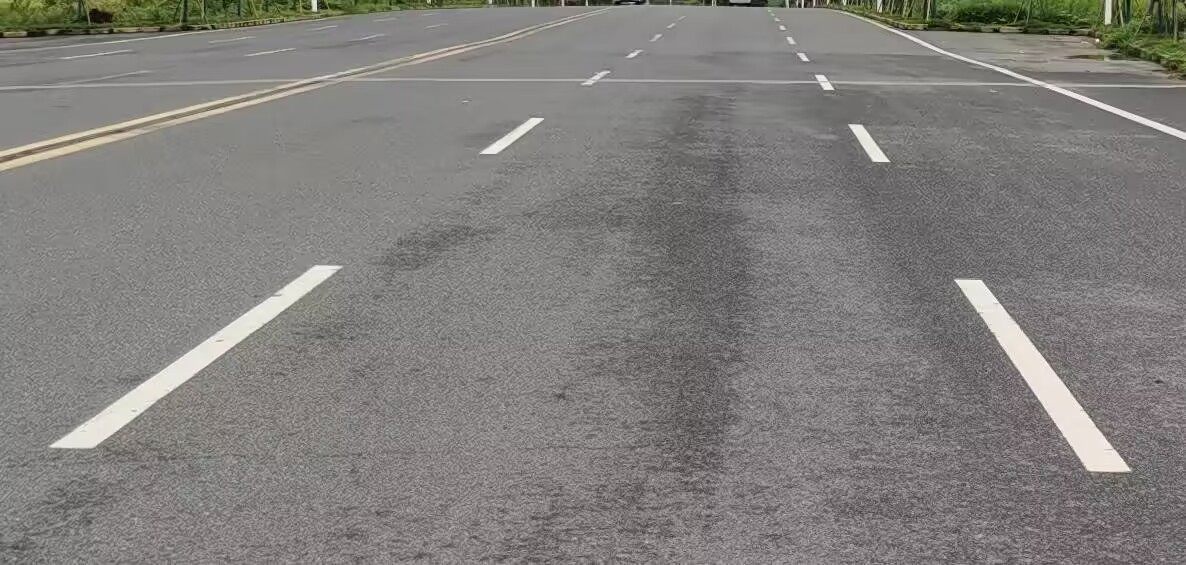
#> input picture 褚周涛+2023217624/test2_Lane_Detection/input.jpg, 1186 x 565 px
$ python lane_detection.py
#> lines starting #> are read from the running program, lines starting #| are printed output that depends on the picture; after the words box and inside, x2 and y2 are one past the last pixel; in counts of white or black regions, pixels touching at a corner belong together
import cv2
import numpy as np
import json
import os


class LaneDetector:
    # 车道线检测器类
    def __init__(self, config_path="lane_config.json"):
        """
        初始化检测器，加载配置参数
        config_path: 配置文件路径
        """
        self.config_path = config_path

        # 默认参数
        self.params = {
            "gaussian_kernel": 5,  # 高斯模糊核大小
            "canny_low": 50,  # Canny低阈值
            "canny_high": 150,  # Canny高阈值
            "hough_rho": 1,  # 霍夫距离分辨率
            "hough_theta": np.pi / 180,  # 霍夫角度分辨率
            "hough_threshold": 15,  # 霍夫最少投票数
            "min_line_length": 40,  # 最短线段长度
            "max_line_gap": 20,  # 最大线段间隙
            "roi_top": 0.45,  # ROI顶部比例
            "roi_bottom": 0.95,  # ROI底部比例
        }

        # 加载已保存的配置（如果存在）
        self.load_config()

    def save_config(self) :
        """保存当前参数到配置文件"""
        try :
            config = self.params.copy()
            config["hough_theta"] = float(config["hough_theta"])

            with open(self.config_path, 'w') as f :
                json.dump(config, f, indent=4)
            print(f" 配置已保存到 {self.config_path}")
        except Exception as e :
            print(f" 保存配置失败: {e}")

    def load_config(self) :
        """从配置文件加载参数"""
        if os.path.exists(self.config_path):
            try:
                with open(self.config_path, 'r') as f:
                    loaded = json.load(f)
                self.params.update(loaded)
                print(f"配置已从 {self.config_path} 加载")
            except Exception as e :
                print(f"加载配置失败，使用默认值: {e}")

    def create_roi_mask(self, image_shape, return_polygon=False):
        """
        创建感兴趣区域(ROI)掩码
        """
        height, width = image_shape[:2]

        top_y = int(height * self.params["roi_top"])
        bottom_y = int(height * self.params["roi_bottom"])

        roi_polygon = np.array([[
            (int(width * 0.05), bottom_y),  # 左下
            (int(width * 0.95), bottom_y),  # 右下
            (int(width * 0.90), top_y),  # 右上
            (int(width * 0.10), top_y)  # 左上
        ]], dtype=np.int32)

        if return_polygon :
            return roi_polygon

        mask = np.zeros((height, width), dtype=np.uint8)
        cv2.fillPoly(mask, roi_polygon, 255)
        return mask

    def detect_edges(self, image) :
        """
        边缘检测：灰度化 → 高斯模糊 → Canny边缘检测

        返回: 二值边缘图像
        """
        gray = cv2.cvtColor(image, cv2.COLOR_BGR2GRAY)
        kernel = self.params["gaussian_kernel"]
        blurred = cv2.GaussianBlur(gray, (kernel, kernel), 0)
        edges = cv2.Canny(blurred, self.params["canny_low"], self.params["canny_high"])
        return edges

    def hough_transform(self, edge_image) :
        """
        霍夫变换：从边缘图中检测直线段

        返回: 线段列表 [[x1, y1, x2, y2], ...]
        """
        lines = cv2.HoughLinesP(
            edge_image,
            rho=self.params["hough_rho"],
            theta=self.params["hough_theta"],
            threshold=self.params["hough_threshold"],
            minLineLength=self.params["min_line_length"],
            maxLineGap=self.params["max_line_gap"]
        )
        return lines if lines is not None else []

    def filter_lane_lines(self, lines, image_width):
        """
        过滤和分类车道线
        根据斜率和位置区分左右车道线
        返回: (左车道线列表, 右车道线列表)
        """
        left_lines = []
        right_lines = []

        for line in lines :
            x1, y1, x2, y2 = line[0]

            # 过滤接近水平的线段
            if abs(y2 - y1) < 20 :
                continue

            # 计算斜率
            slope = (y2 - y1) / (x2 - x1) if x2 != x1 else float('inf')

            # 左车道：负斜率，在图像左侧
            if slope < -0.5 and x1 < image_width * 0.6 and x2 < image_width * 0.6 :
                left_lines.append((x1, y1, x2, y2, slope))

            # 右车道：正斜率，在图像右侧
            elif slope > 0.5 and x1 > image_width * 0.4 and x2 > image_width * 0.4 :
                right_lines.append((x1, y1, x2, y2, slope))

        return left_lines, right_lines

    def extrapolate_line(self, lines, image_height) :
        """
        车道线外推：将多个短线段拟合成完整车道线

        使用最小二乘法线性回归
        返回: 完整车道线坐标 (x1, y1, x2, y2)
        """
        if not lines :
            return None

        # 收集所有点
        all_x = []
        all_y = []
        for x1, y1, x2, y2, _ in lines :
            all_x.extend([x1, x2])
            all_y.extend([y1, y2])

        if len(all_x) < 2 :
            return None

        # 拟合直线 x = m*y + b
        coeffs = np.polyfit(all_y, all_x, 1)
        m, b = coeffs[0], coeffs[1]

        # 外推到图像底部和ROI顶部
        y1 = image_height
        y2 = int(image_height * self.params["roi_top"])

        x1 = int(m * y1 + b)
        x2 = int(m * y2 + b)

        return (x1, y1, x2, y2)

    def detect_lanes(self, image_path, output_path=None, show_intermediate=False) :
        """
        完整的车道线检测流程

        image_path: 输入图像路径
        output_path: 输出图像路径
        show_intermediate: 是否显示中间处理步骤
        返回: 带车道线标记的图像
        """
        # 读取图像
        image = cv2.imread(image_path)
        if image is None :
            raise ValueError(f"无法读取图像: {image_path}")

        height, width = image.shape[:2]
        print(f"成功读取图像: {width}x{height}")

        # 显示原始图像
        if show_intermediate :
            cv2.imshow("Original image", image)
            cv2.waitKey(0)

        # 边缘检测
        edges = self.detect_edges(image)
        if show_intermediate :
            cv2.imshow("Edge detection", edges)
            cv2.waitKey(0)

        # 应用ROI掩码
        roi_mask = self.create_roi_mask(image.shape)
        roi_edges = cv2.bitwise_and(edges, roi_mask)

        if show_intermediate :
            roi_vis = cv2.cvtColor(roi_edges, cv2.COLOR_GRAY2BGR)
            polygon = self.create_roi_mask(image.shape, return_polygon=True)
            cv2.polylines(roi_vis, polygon, True, (0, 255, 0), 2)
            cv2.imshow("ROI", roi_vis)
            cv2.waitKey(0)

        # 霍夫变换检测直线
        lines = self.hough_transform(roi_edges)
        print(f"→ 检测到 {len(lines)} 条原始线段")

        # 过滤车道线
        left_lines, right_lines = self.filter_lane_lines(lines, width)
        print(f"→ 左车道线: {len(left_lines)} 条")
        print(f"→ 右车道线: {len(right_lines)} 条")

        # 外推完整车道线
        left_lane = self.extrapolate_line(left_lines, height)
        right_lane = self.extrapolate_line(right_lines, height)

        # 绘制结果
        result = image.copy()

        # 绘制半透明ROI区域
        overlay = result.copy()
        polygon = self.create_roi_mask(image.shape, return_polygon=True)
        cv2.fillPoly(overlay, polygon, (0, 255, 0))
        cv2.addWeighted(overlay, 0.1, result, 0.9, 0, result)

        # 绘制车道线（红色，粗线）
        if left_lane :
            cv2.line(result, left_lane[:2], left_lane[2 :], (0, 0, 255), 8)
        if right_lane :
            cv2.line(result, right_lane[:2], right_lane[2 :], (0, 0, 255), 8)

        if show_intermediate :
            cv2.imshow("Final Image", result)
            cv2.waitKey(0)
            cv2.destroyAllWindows()

        # 保存结果
        if output_path :
            cv2.imwrite(output_path, result)
            print(f"✓ 结果已保存到: {output_path}")

        return result


def main() :
    print("=" * 60)
    print("车道线检测系统")
    print("=" * 60)

    # 设置输入输出路径（当前目录）
    input_path = "input.jpg"
    output_path = "output.jpg"

    # 检查输入文件
    if not os.path.exists(input_path) :
        print(f"错误: 找不到 {input_path}")
        return

    # 创建检测器并保存配置
    detector = LaneDetector()
#> (reads 褚周涛+2023217624/test2_Lane_Detection/lane_config.json from the repository)
    detector.save_config()

    try :
        print(f"开始检测: {input_path}")
        print("-" * 60)

        # 执行检测（show_intermediate=True 可查看中间步骤）
        result = detector.detect_lanes(
            image_path=input_path,
            output_path=output_path,
            show_intermediate=True  # 改为True可调试图像处理过程
        )
#> in detect_lanes, image is the input picture: shape (565, 1186, 3); mean B, G, R 124.2, 127, 129.4
#| 成功读取图像: 1186x565
#> in detect_edges, `gray = cv2.cvtColor(image, cv2.COLOR_BGR2GRAY)`:
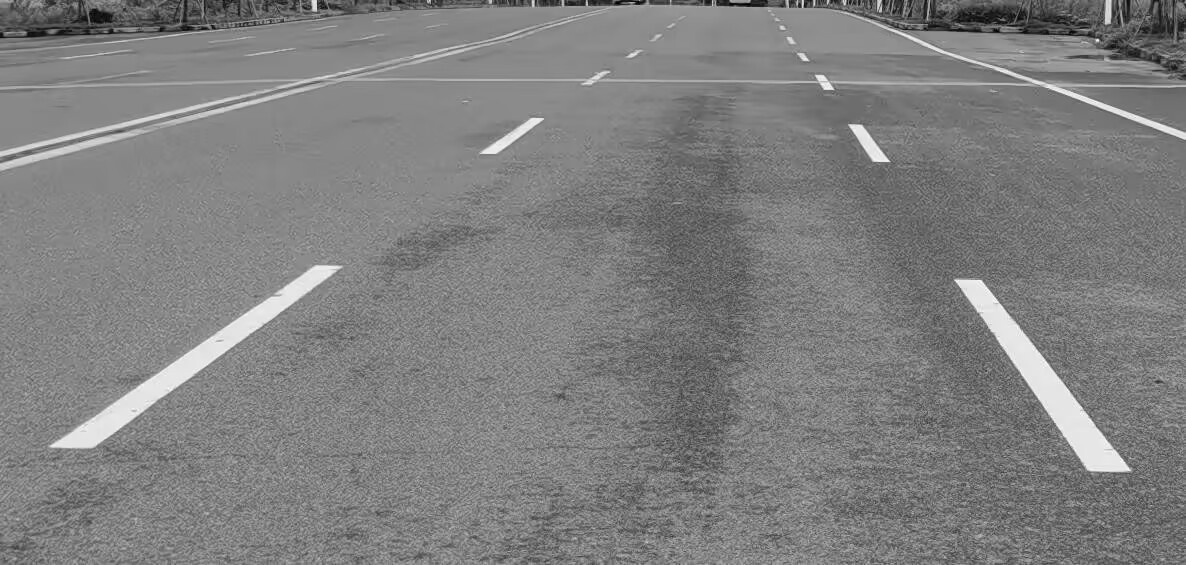
#> gray: shape (565, 1186); min 1, max 255, mean 127.4
#> in detect_edges, `edges = cv2.Canny(blurred, self.params["canny_low"], self.params["cann..`:
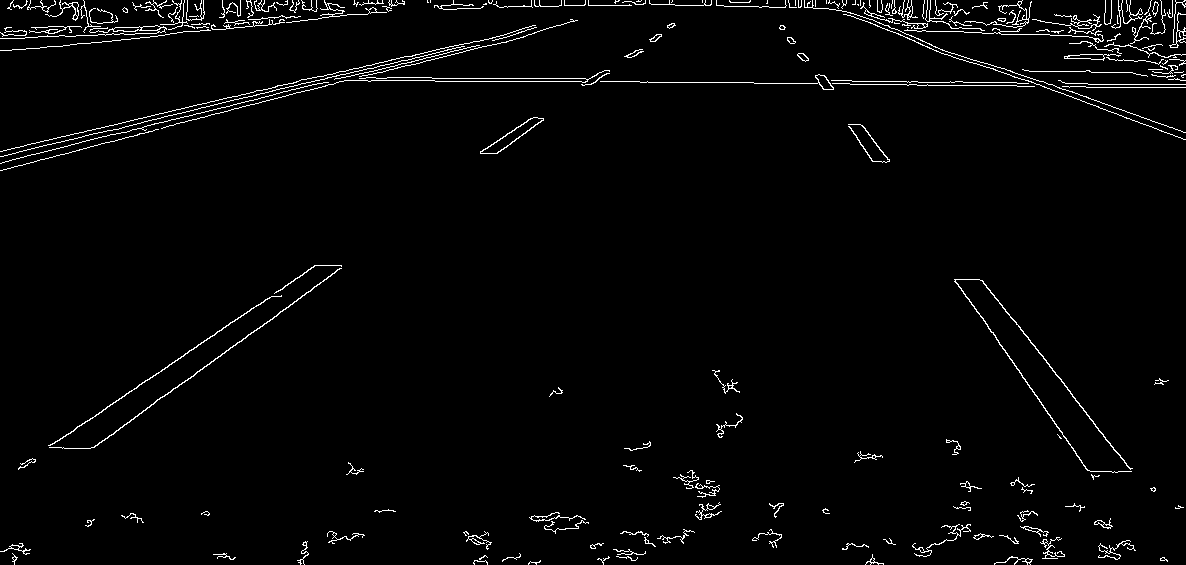
#> edges: shape (565, 1186); 2.3% white in thin lines or dots
#> in create_roi_mask, `cv2.fillPoly(mask, roi_polygon, 255)`:
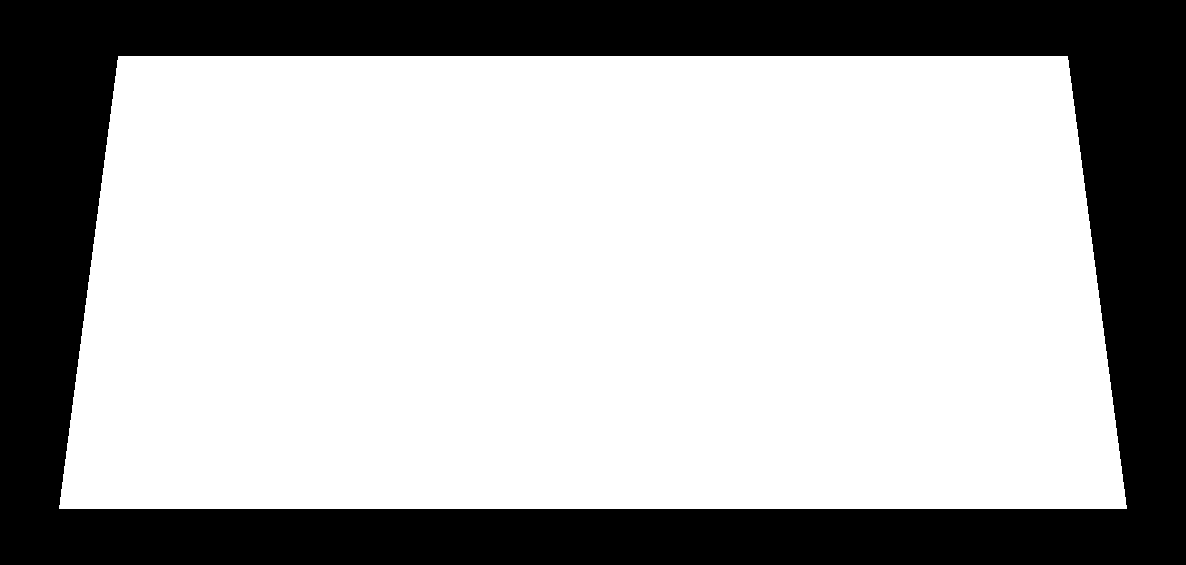
#> mask: shape (565, 1186); 68.2% white; 1 black region, box (x1, y1, x2, y2) and area: (0, 0, 1186, 565) 213013
#> in detect_lanes, `roi_edges = cv2.bitwise_and(edges, roi_mask)`: roi_edges: shape (565, 1186); 0.85% white in thin lines or dots, all inside (x1, y1, x2, y2) = (67, 56, 1122, 509)
#> in detect_lanes, `cv2.polylines(roi_vis, polygon, True, (0, 255, 0), 2)`:
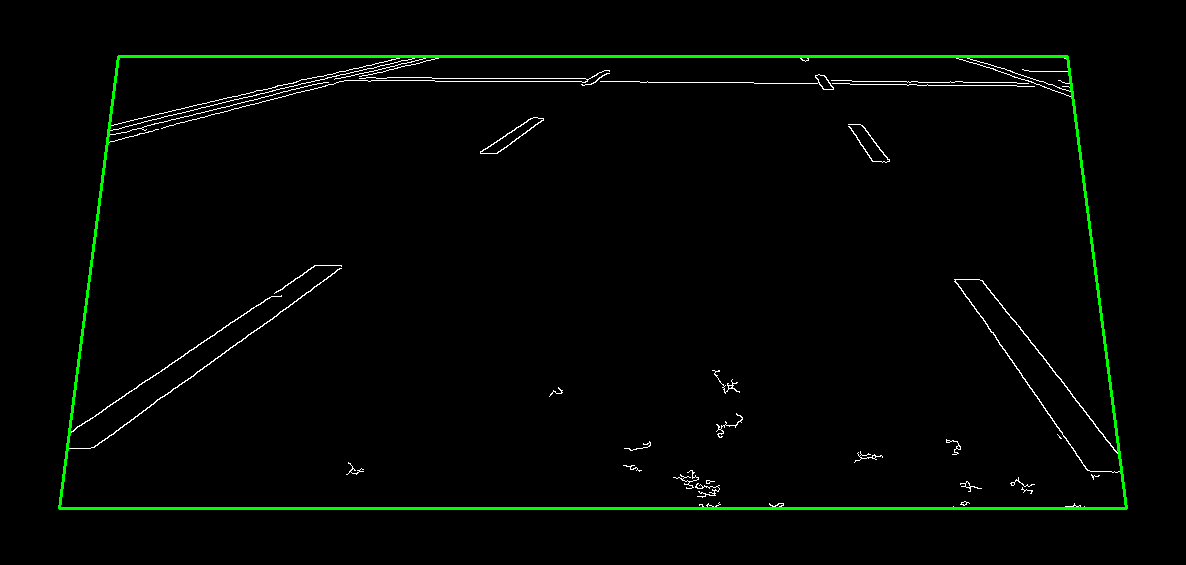
#> roi_vis: shape (565, 1186, 3); mean B, G, R 2.1, 5.4, 2.1
#> in hough_transform, `lines = cv2.HoughLinesP( edge_image, rho=self.params["hough_rho"], the..`: lines = 31 rows, first 6: [435, 81, 647, 81], [982, 280, 1119, 455], [94, 447, 341, 268], [70, 432, 317, 265], [115, 134, 431, 56], [93, 447, 339, 268]
#| → 检测到 31 条原始线段
#> the loop in filter_lane_lines, `for line in lines :` made 31 passes
#> (x1, y1, x2, y2, slope) on passes 2, 3, 4, 5, 6, 7, 9, 11, 12, 13, 14, 15: (982, 280, 1119, 455, 1.28), (94, 447, 341, 268, -0.725), (70, 432, 317, 265, -0.676), (115, 134, 431, 56, -0.247), (93, 447, 339, 268, -0.728), (955, 281, 1093, 478, 1.43), (954, 279, 1093, 477, 1.42), (109, 125, 410, 56, -0.229), (976, 63, 1063, 93, 0.345), (169, 364, 315, 265, -0.678), (152, 119, 423, 56, -0.232), (169, 125, 446, 56, -0.249)
#> (x1, y1, x2, y2) on passes 1, 8, 10, 16, 17, 18: (435, 81, 647, 81), (307, 78, 386, 78), (717, 82, 945, 85), (514, 78, 601, 77), (344, 80, 434, 80), (945, 82, 1047, 83)
#> after the loop in filter_lane_lines, `for line in lines :`: left_lines = [(94, 447, 341, 268, -0.725), (70, 432, 317, 265, -0.676), (93, 447, 339, 268, -0.728), (169, 364, 315, 265, -0.678), (70, 433, 136, 388, -0.682), (241, 341, 326, 279, -0.729)]; right_lines = [(982, 280, 1119, 455, 1.28), (955, 281, 1093, 478, 1.43), (954, 279, 1093, 477, 1.42), (955, 279, 1039, 399, 1.43), (982, 281, 1117, 453, 1.27), (1015, 321, 1083, 408, 1.28)]
#| → 左车道线: 6 条
#| → 右车道线: 6 条
#> the loop in extrapolate_line, `for x1, y1, x2, y2, _ in lines :` made 6 passes
#> (x1, y1, x2, y2) on passes 1 to 6: (94, 447, 341, 268), (70, 432, 317, 265), (93, 447, 339, 268), (169, 364, 315, 265), (70, 433, 136, 388), (241, 341, 326, 279)
#> after the loop in extrapolate_line, `for x1, y1, x2, y2, _ in lines :`: all_x = [94, 341, 70, 317, 93, 339, 169, 315, 70, 136, 241, 326]; all_y = [447, 268, 432, 265, 447, 268, 364, 265, 433, 388, 341, 279]
#> in extrapolate_line, `coeffs = np.polyfit(all_y, all_x, 1)`: coeffs = [-1.44, 714.6]
#> in extrapolate_line, `m, b = coeffs[0], coeffs[1]`: m = -1.44; b = 714.6
#> in extrapolate_line, `x1 = int(m * y1 + b)`: x1 = -101
#> in extrapolate_line, `x2 = int(m * y2 + b)`: x2 = 633
#> in detect_lanes, `left_lane = self.extrapolate_line(left_lines, height)`: left_lane = (-101, 565, 633, 56)
#> the loop in extrapolate_line (call 2), `for x1, y1, x2, y2, _ in lines :` made 6 passes
#> (x1, y1, x2, y2) on passes 1 to 6: (982, 280, 1119, 455), (955, 281, 1093, 478), (954, 279, 1093, 477), (955, 279, 1039, 399), (982, 281, 1117, 453), (1015, 321, 1083, 408)
#> in detect_lanes, `right_lane = self.extrapolate_line(right_lines, height)`: right_lane = (1178, 565, 804, 56)
#> in detect_lanes, `cv2.fillPoly(overlay, polygon, (0, 255, 0))`:
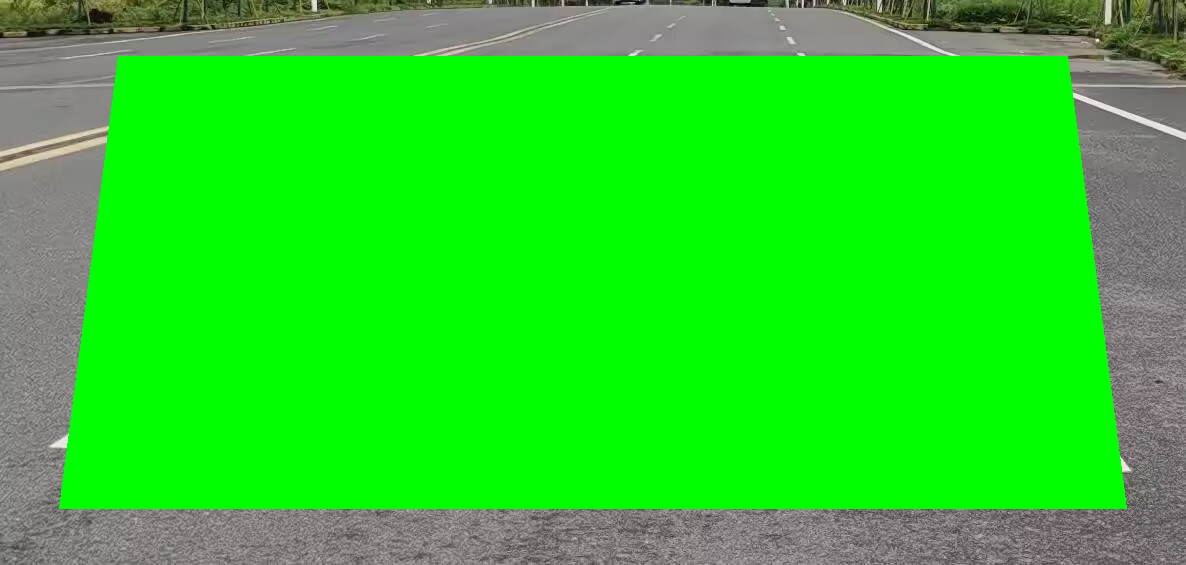
#> overlay: shape (565, 1186, 3); mean B, G, R 37.3, 213.1, 39.7
#> in detect_lanes, `cv2.line(result, right_lane[:2], right_lane[2 :], (0, 0, 255), 8)`:
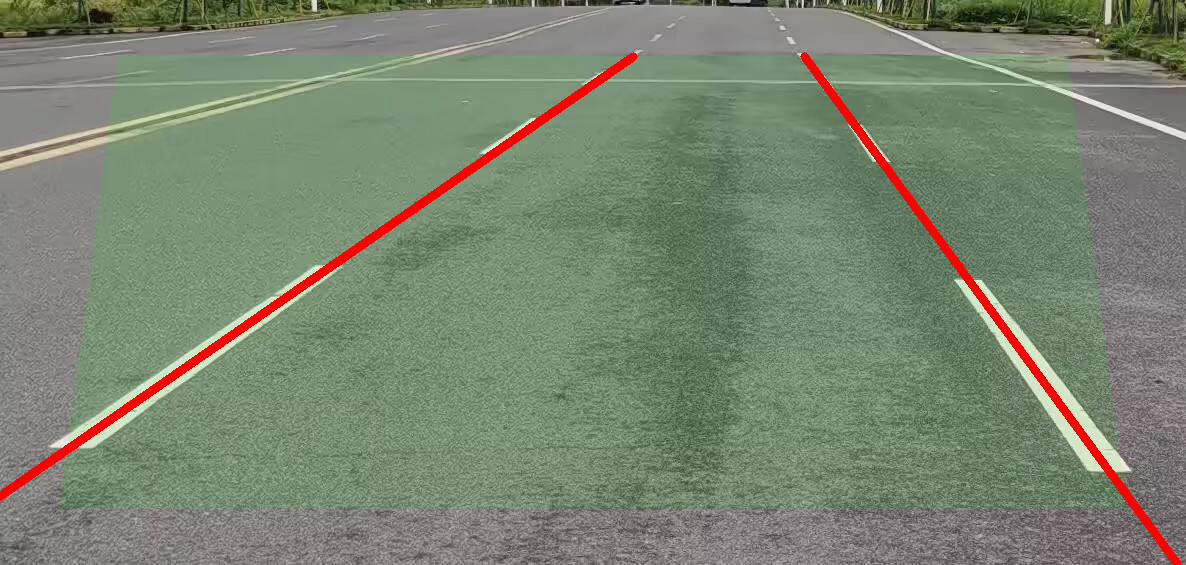
#> result: shape (565, 1186, 3); mean B, G, R 112.7, 132.3, 122.1

        print("-" * 60)
        print("检测完成!")
        print(f"请查看生成的文件: {output_path}")
        print("=" * 60)

    except Exception as e :
        print(f"检测失败: {e}")
        print("=" * 60)


if __name__ == "__main__" :
    main()
